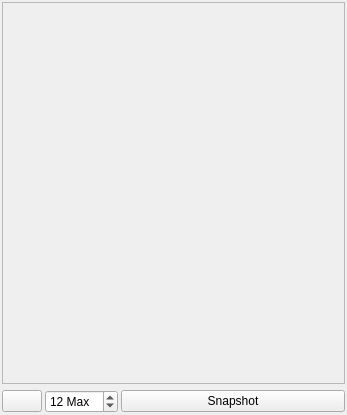
<?xml version="1.0" encoding="UTF-8"?>
<ui version="4.0">
 <class>Form</class>
 <widget class="QWidget" name="Form">
  <property name="geometry">
   <rect>
    <x>0</x>
    <y>0</y>
    <width>347</width>
    <height>415</height>
   </rect>
  </property>
  <property name="windowTitle">
   <string>Form</string>
  </property>
  <layout class="QGridLayout" name="gridLayout">
   <property name="leftMargin">
    <number>2</number>
   </property>
   <property name="topMargin">
    <number>2</number>
   </property>
   <property name="rightMargin">
    <number>2</number>
   </property>
   <property name="bottomMargin">
    <number>2</number>
   </property>
   <item row="1" column="0">
    <layout class="QHBoxLayout" name="horizontalLayout">
     <property name="spacing">
      <number>3</number>
     </property>
     <item>
      <widget class="QPushButton" name="clear_snapshots_button">
       <property name="sizePolicy">
        <sizepolicy hsizetype="Fixed" vsizetype="Fixed">
         <horstretch>0</horstretch>
         <verstretch>0</verstretch>
        </sizepolicy>
       </property>
       <property name="text">
        <string/>
       </property>
      </widget>
     </item>
     <item>
      <widget class="QSpinBox" name="capacity">
       <property name="sizePolicy">
        <sizepolicy hsizetype="Fixed" vsizetype="Fixed">
         <horstretch>0</horstretch>
         <verstretch>0</verstretch>
        </sizepolicy>
       </property>
       <property name="suffix">
        <string> Max</string>
       </property>
       <property name="minimum">
        <number>3</number>
       </property>
       <property name="maximum">
        <number>999</number>
       </property>
       <property name="value">
        <number>12</number>
       </property>
      </widget>
     </item>
     <item>
      <widget class="QPushButton" name="take_snapshot_button">
       <property name="text">
        <string>Snapshot</string>
       </property>
      </widget>
     </item>
    </layout>
   </item>
   <item row="0" column="0">
    <widget class="QScrollArea" name="snapshots_area">
     <property name="widgetResizable">
      <bool>true</bool>
     </property>
     <widget class="QWidget" name="scrollAreaWidgetContents_2">
      <property name="geometry">
       <rect>
        <x>0</x>
        <y>0</y>
        <width>341</width>
        <height>383</height>
       </rect>
      </property>
      <layout class="QVBoxLayout" name="verticalLayout">
       <item>
        <layout class="QVBoxLayout" name="snapshots_list">
         <property name="spacing">
          <number>2</number>
         </property>
        </layout>
       </item>
       <item>
        <spacer name="verticalSpacer">
         <property name="orientation">
          <enum>Qt::Vertical</enum>
         </property>
         <property name="sizeHint" stdset="0">
          <size>
           <width>20</width>
           <height>40</height>
          </size>
         </property>
        </spacer>
       </item>
      </layout>
     </widget>
    </widget>
   </item>
  </layout>
 </widget>
 <resources/>
 <connections/>
</ui>
